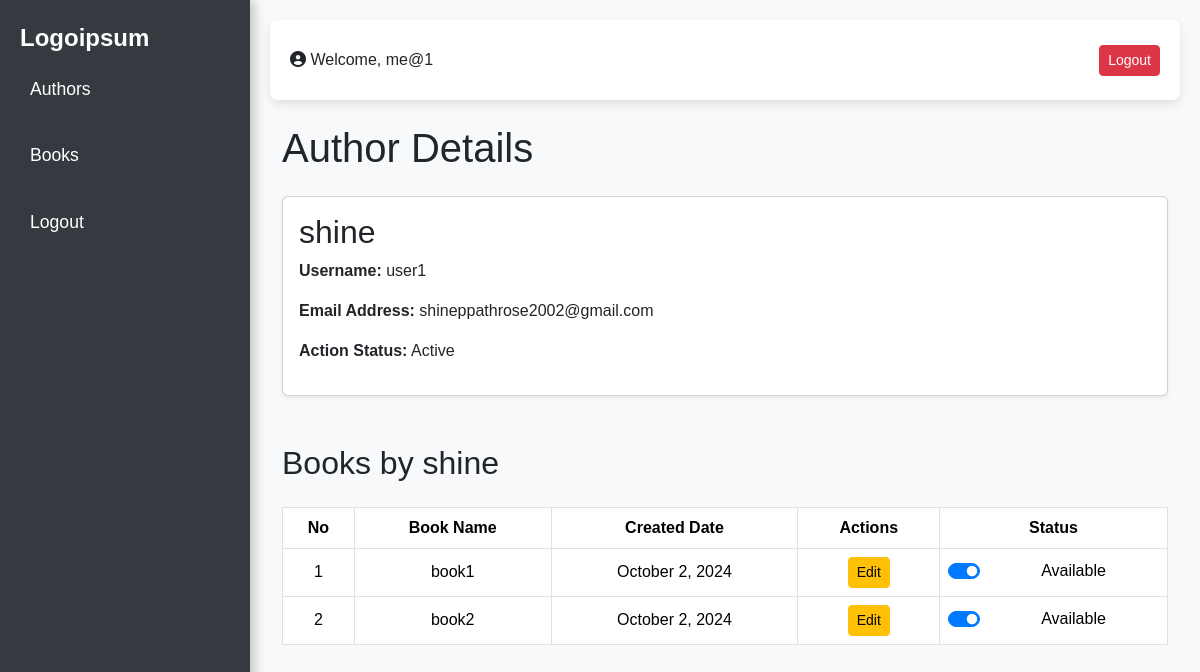
Screenshot of /authors/1/ (signed in) with the database file from the repository.
### Book/models.py (models this page shows, shortened)
class Author(models.Model):
    name = models.CharField(max_length=100, verbose_name="Author Name")
    username = models.CharField(max_length=50, unique=True, verbose_name="Username")
    email = models.EmailField(unique=True, verbose_name="Email Address")
    action_status = models.BooleanField(default=True, verbose_name="Action Status")
    class Meta:
        verbose_name_plural = "Authors"

class Book(models.Model):
    book_name = models.CharField(max_length=200)
    author_name = models.CharField(max_length=200)
    create_date = models.DateTimeField(default=timezone.now)
    action = models.CharField(max_length=100)  # Choices added here
    status = models.CharField(max_length=100)  # Choices added here

### Book/views.py (the view)
# urls.py: path('authors/<int:author_id>/', views.author_details, name='author_details'),
@login_required
def author_details(request, author_id):
    author = get_object_or_404(Author, id=author_id)
    books = Book.objects.filter(author_name=author.name)  # Assuming author_name is a field in the Book model
    return render(request, 'Book/author_details.html', {'author': author, 'books': books})

### templates/Book/author_details.html (shortened to what this page needs)
{% extends "base.html" %}
{% load static %}
{% block content %}
<body>
    <div class="container mt-4">
        <h1 class="mb-4">Author Details</h1>
        <div class="card mb-4 shadow-sm">
            <div class="card-body">
                <h2 class="card-title">{{ author.name }}</h2>
                <p><strong>Username:</strong> {{ author.username }}</p>
                <p><strong>Email Address:</strong> {{ author.email }}</p>
                <p><strong>Action Status:</strong> {{ author.action_status|yesno:"Active,Inactive" }}</p>
            </div>
        </div>
        <h2 class="mt-5">Books by {{ author.name }}</h2>
        <div class="table-responsive">
            <table class="table table-bordered table-hover mt-3">
                <thead class="thead-light">
                    <tr>
                        <th>No</th>
                        <th>Book Name</th>
                        <th>Created Date</th>
                        <th>Actions</th>
                        <th>Status</th>
                    </tr>
                </thead>
                <tbody>
                    {% for book in books %}
                    <tr>
                        <td>{{ forloop.counter }}</td>
                        <td>{{ book.book_name }}</td>
                        <td>{{ book.create_date|date:"F j, Y" }}</td>
                        <td>
                            <a href="{% url 'edit_book' book.id %}" class="btn btn-warning btn-sm">Edit</a>
                        </td>
                        <td>
                            <div class="form-check form-switch">
                                <input class="form-check-input" type="checkbox" id="bookStatus{{ book.id }}"
                                       {% if book.status %}checked{% endif %}
                                       onchange="updateBookStatus({{ book.id }}, this.checked)">
                                <label class="form-check-label" for="bookStatus{{ book.id }}">
                                    {% if book.status %} Available {% else %} Unavailable {% endif %}
                                </label>
                            </div>
                        </td>
                    </tr>
                    {% empty %}
                    <tr>
                        <td colspan="5" class="text-center">No books found</td>
                    </tr>
                    {% endfor %}
                </tbody>
            </table>
        </div>
    </div>
</body>
{% endblock %}

### templates/base.html (shortened to what this page needs)
{% load static %}
<!DOCTYPE html>
<html lang="en">
<head>
    <link href="https://cdn.jsdelivr.net/npm/bootstrap@5.3.3/dist/css/bootstrap.min.css" rel="stylesheet">
    <link rel="stylesheet" href="https://cdnjs.cloudflare.com/ajax/libs/font-awesome/6.0.0-beta3/css/all.min.css">
    <link rel="stylesheet" href="{% static 'css/author_list.css' %}">
    <link rel="stylesheet" href="{% static 'css/book_list.css' %}">
    <link rel="stylesheet" href="{% static 'css/author_details.css' %}">
    <link rel="stylesheet" href="{% static 'css/base.css' %}">
</head>
<body>
<div class="sidebar">
    <a class="navbar-brand" href="#">Logoipsum</a>
    <ul class="navbar-nav">
        <li class="nav-item">
            <a class="nav-link" href="{% url 'author_list' %}">Authors</a>
        </li>
        <li class="nav-item">
            <a class="nav-link" href="{% url 'book_list' %}">Books</a>
        </li>
        {% if user.is_authenticated %}
        <li class="nav-item">
            <a class="nav-link" href="{% url 'logout' %}">Logout</a>
        </li>
        {% else %}
        <li class="nav-item">
            <a class="nav-link" href="{% url 'login' %}">Login</a>
        </li>
        {% endif %}
    </ul>
</div>
<div class="content">
    {% if user.is_authenticated %}
    <div class="top-box">
        <div class="d-flex justify-content-between align-items-center">
            <span class="navbar-text me-auto">
                <i class="fas fa-user-circle"></i> Welcome, {{ user.username }}
            </span>
            <a href="{% url 'logout' %}" class="btn btn-danger btn-sm">Logout</a>
        </div>
    </div>
    {% endif %}
    {% block content %}{% endblock %}
</div>
</body>
</html>

### static/css/author_list.css (style rules this page uses)
body { background-color: #f4f6f9; font-family: 'Arial', sans-serif; }
.navbar-brand { font-weight: bold; color: #fff !important; }
.nav-link { color: #fff !important; }
.table th, .table td { vertical-align: middle; text-align: center; }
.table thead { background-color: #007bff; color: #ffffff; }
.form-check-input:checked { background-color: #007bff; border-color: #007bff; }

### static/css/book_list.css (style rules this page uses)
body { background-color: #f4f6f9; font-family: 'Arial', sans-serif; }
.navbar-brand { font-weight: bold; color: #fff !important; }
.nav-link { color: #fff !important; }
.table th, .table td { vertical-align: middle; text-align: center; }
.table thead { background-color: #007bff; color: #ffffff; }
.form-check-input:checked { background-color: #007bff; border-color: #007bff; }

### static/css/author_details.css (style rules this page uses)
body { font-family: 'Arial', sans-serif; background-color: #f8f9fa; }
.btn-warning { background-color: #ffc107; border-color: #ffc107; }

### static/css/base.css (style rules this page uses)
body { display: flex; font-family: 'Arial', sans-serif; background-color: #f8f9fa; }
.sidebar { min-width: 250px; background-color: #343a40; color: white; height: 100vh; padding: 20px; box-shadow: 5px 0 10px rgba(0, 0, 0, 0.2); }
.navbar-brand { font-size: 1.5rem; margin-bottom: 20px; }
.nav-link { color: #ffffff; margin: 10px 0; font-size: 1.1rem; transition: color 0.3s; padding: 10px; border-radius: 4px; }
.content { flex-grow: 1; padding: 20px; }
.top-box { background-color: #ffffff; border-radius: 8px; padding: 20px; box-shadow: 0 4px 10px rgba(0, 0, 0, 0.1); margin-bottom: 20px; }

### rows the page displays
Author: name "shine", username "user1", email "shineppathrose2002@gmail.com", action_status "Active"
Book: book_name "book1", create_date "October 2, 2024", status "☑", shows "Available"
Book: book_name "book2", create_date "October 2, 2024", status "☑", shows "Available"

### other values shown
{{ user.username }} "me@1"
